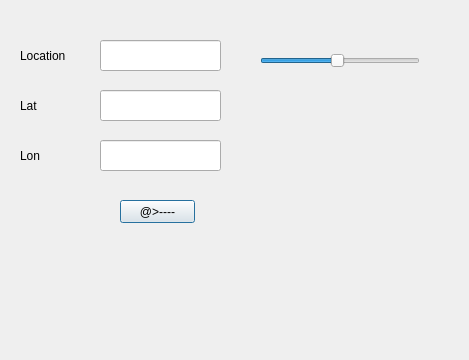
<?xml version="1.0" encoding="UTF-8"?>
<ui version="4.0">
 <class>Dialog</class>
 <widget class="QDialog" name="Dialog">
  <property name="geometry">
   <rect>
    <x>0</x>
    <y>0</y>
    <width>469</width>
    <height>360</height>
   </rect>
  </property>
  <property name="windowTitle">
   <string>Dialog</string>
  </property>
  <widget class="QLineEdit" name="input_location">
   <property name="geometry">
    <rect>
     <x>100</x>
     <y>40</y>
     <width>121</width>
     <height>31</height>
    </rect>
   </property>
  </widget>
  <widget class="QLineEdit" name="input_lat">
   <property name="geometry">
    <rect>
     <x>100</x>
     <y>90</y>
     <width>121</width>
     <height>31</height>
    </rect>
   </property>
  </widget>
  <widget class="QLineEdit" name="input_lon">
   <property name="geometry">
    <rect>
     <x>100</x>
     <y>140</y>
     <width>121</width>
     <height>31</height>
    </rect>
   </property>
  </widget>
  <widget class="QLabel" name="label">
   <property name="geometry">
    <rect>
     <x>20</x>
     <y>50</y>
     <width>56</width>
     <height>12</height>
    </rect>
   </property>
   <property name="text">
    <string>Location</string>
   </property>
  </widget>
  <widget class="QLabel" name="label_2">
   <property name="geometry">
    <rect>
     <x>20</x>
     <y>100</y>
     <width>56</width>
     <height>12</height>
    </rect>
   </property>
   <property name="text">
    <string>Lat</string>
   </property>
  </widget>
  <widget class="QLabel" name="label_3">
   <property name="geometry">
    <rect>
     <x>20</x>
     <y>150</y>
     <width>56</width>
     <height>12</height>
    </rect>
   </property>
   <property name="text">
    <string>Lon</string>
   </property>
  </widget>
  <widget class="QPushButton" name="test">
   <property name="geometry">
    <rect>
     <x>120</x>
     <y>200</y>
     <width>75</width>
     <height>23</height>
    </rect>
   </property>
   <property name="text">
    <string>@&gt;----</string>
   </property>
  </widget>
  <widget class="QSlider" name="senser">
   <property name="geometry">
    <rect>
     <x>260</x>
     <y>50</y>
     <width>160</width>
     <height>22</height>
    </rect>
   </property>
   <property name="toolTipDuration">
    <number>0</number>
   </property>
   <property name="minimum">
    <number>10</number>
   </property>
   <property name="maximum">
    <number>300</number>
   </property>
   <property name="value">
    <number>150</number>
   </property>
   <property name="orientation">
    <enum>Qt::Horizontal</enum>
   </property>
  </widget>
 </widget>
 <resources/>
 <connections>
  <connection>
   <sender>test</sender>
   <signal>clicked(bool)</signal>
   <receiver>Dialog</receiver>
   <slot>confirm()</slot>
   <hints>
    <hint type="sourcelabel">
     <x>151</x>
     <y>214</y>
    </hint>
    <hint type="destinationlabel">
     <x>154</x>
     <y>256</y>
    </hint>
   </hints>
  </connection>
 </connections>
 <slots>
  <slot>print()</slot>
  <slot>confirm()</slot>
 </slots>
</ui>
